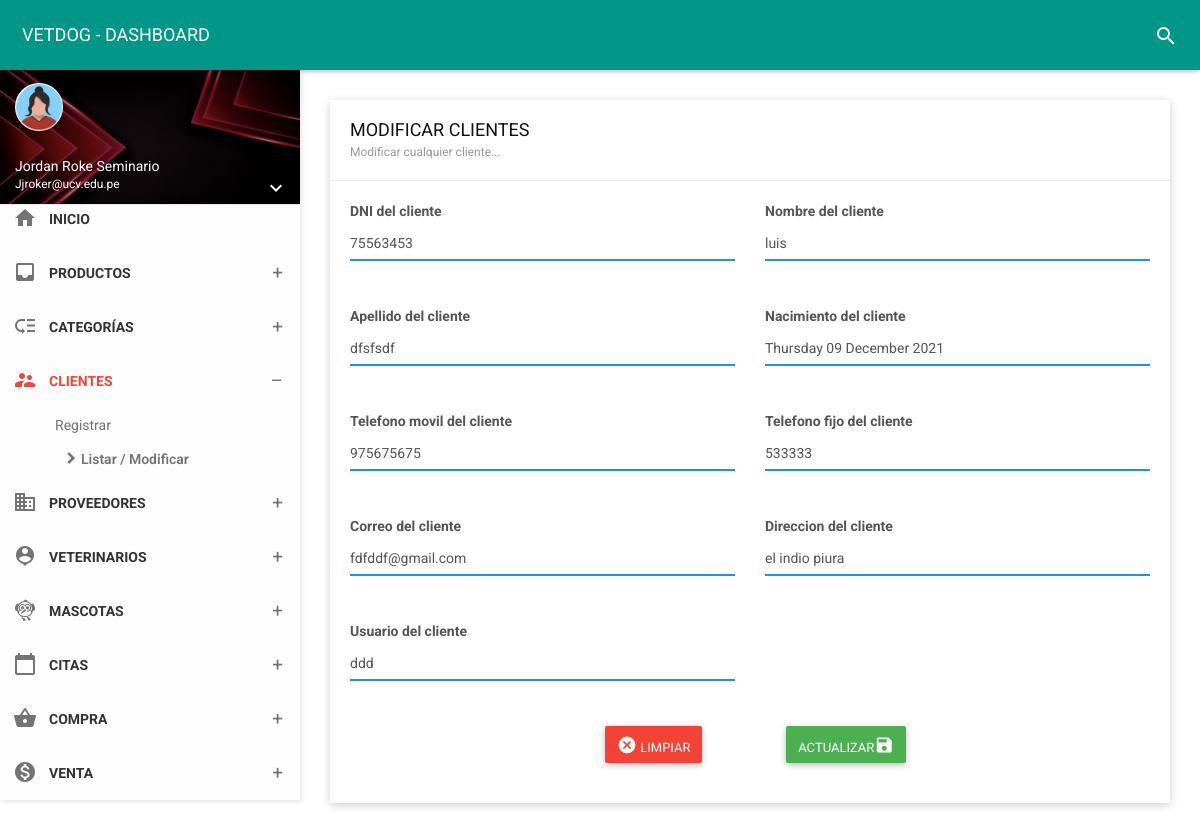
Screenshot of /vista/clientes/edit?id=1 (signed in) with the database file from the repository.
### tables this page shows
CREATE TABLE `owner` (
  `id_due` int(11) NOT NULL,
  `dni_due` char(8) NOT NULL,
  `nom_due` varchar(35) NOT NULL,
  `ape_due` varchar(35) NOT NULL,
  `fecnaci` varchar(35) NOT NULL,
  `movil` char(9) NOT NULL,
  `fijo` char(6) NOT NULL,
  `correo` varchar(30) NOT NULL,
  `direc` varchar(150) NOT NULL,
  `estado` char(1) NOT NULL,
  `usuario` varchar(25) NOT NULL,
  `contra` varchar(255) NOT NULL,
  `cargo` int(11) NOT NULL,
  `foto` varchar(255) NOT NULL,
  `fere` timestamp NOT NULL DEFAULT current_timestamp() ON UPDATE current_timestamp()
);

### vista/clientes/edit.php (the view, shortened to what this page needs)
<!DOCTYPE html>
<html>
<head>
    <link href="../../assets/plugins/bootstrap-material-datetimepicker/css/bootstrap-material-datetimepicker.css" rel="stylesheet" />
    <link href="../../assets/plugins/bootstrap-datepicker/css/bootstrap-datepicker.css" rel="stylesheet" />
    <link href="../../assets/plugins/bootstrap/css/bootstrap.css" rel="stylesheet">
    <link href="../../assets/plugins/node-waves/waves.css" rel="stylesheet" />
    <link href="../../assets/plugins/animate-css/animate.css" rel="stylesheet" />
    <link href="../../css/style.css" rel="stylesheet">
    <link href="../../assets/css/themes/all-themes.css" rel="stylesheet" />
       <link rel="stylesheet" href="https://cdnjs.cloudflare.com/ajax/libs/limonte-sweetalert2/11.1.9/sweetalert2.min.css" />
</head>
<body class="theme-red">
    <nav class="navbar">
        <div class="container-fluid">
            <div class="navbar-header">
                <a class="navbar-brand" href="../panel-admin/administrador"> VETDOG - DASHBOARD </a>
            </div>
            <div class="collapse navbar-collapse" id="navbar-collapse">
                <ul class="nav navbar-nav navbar-right">
                    <li><a href="javascript:void(0);" class="js-search" data-close="true"><i class="material-icons">search</i></a></li>
                </ul>
            </div>
        </div>
    </nav>
    <section>
        <aside id="leftsidebar" class="sidebar">
            <div class="user-info">
                <div class="image">
                    <img src="../../assets/img/mujerico.png" width="48" height="48" alt="User" />
                </div>
                <div class="info-container">
                    <div class="name" data-toggle="dropdown" aria-haspopup="true" aria-expanded="false"><?php echo ucfirst($_SESSION['nombre']); ?></div>
                    <div class="email"><?php echo ucfirst($_SESSION['correo']); ?></div>
                    <div class="btn-group user-helper-dropdown">
                        <i class="material-icons" data-toggle="dropdown" aria-haspopup="true" aria-expanded="true">keyboard_arrow_down</i>
                    </div>
                </div>
            </div>
            <div class="menu">
                <ul class="list">
                    <li>
                        <a href="../panel-admin/administrador">
                            <i class="material-icons">home</i>
                            <span>INICIO</span>
                        </a>
                    </li>
                    <li>
                        <a href="javascript:void(0);" class="menu-toggle">
                            <i class="material-icons">inbox</i>
                            <span>PRODUCTOS</span>
                        </a>
                    </li>
                    <li>
                        <a href="javascript:void(0);" class="menu-toggle">
                            <i class="material-icons">low_priority</i>
                            <span>CATEGORÍAS</span>
                        </a>
                    </li>
                    <li class="active">
                        <a href="javascript:void(0);" class="menu-toggle">
                            <i class="material-icons">supervisor_account</i>
                            <span>CLIENTES</span>
                        </a>
                        <ul class="ml-menu">
                            <li>
                                <a href="../clientes/nuevo">Registrar</a>
                            </li>
                            <li class="active">
                                <a href="../../folder/clientes">Listar / Modificar</a>
                            </li>
                        </ul>
                    </li>
                    <li>
                        <a href="javascript:void(0);" class="menu-toggle">
                            <i class="material-icons">business</i>
                            <span>PROVEEDORES</span>
                        </a>
                    </li>
                    <li>
                        <a href="javascript:void(0);" class="menu-toggle">
                            <i class="material-icons">person_pin</i>
                            <span>VETERINARIOS</span>
                        </a>
                    </li>
                    <li>
                        <a href="javascript:void(0);" class="menu-toggle">
                            <i class="material-icons">flutter_dash</i>
                            <span>MASCOTAS</span>
                        </a>
</li>
                    <li>
                        <a href="javascript:void(0);" class="menu-toggle">
                            <i class="material-icons">calendar_today</i>
                            <span>CITAS</span>
                        </a>
    </li>
    <li>
                        <a href="javascript:void(0);" class="menu-toggle">
                            <i class="material-icons">shopping_basket</i>
                            <span>COMPRA</span>
                        </a>
    </li>
<li>
                        <a href="javascript:void(0);" class="menu-toggle">
                            <i class="material-icons">monetization_on</i>
                            <span>VENTA</span>
                        </a>
    </li>
    </section>
    <section class="content">
        <div class="container-fluid">
            <div class="row clearfix">
                <div class="col-lg-12 col-md-12 col-sm-12 col-xs-12">
                    <div class="card">
                        <div class="header">
                            <h2>
                                MODIFICAR CLIENTES
                                <small>Modificar cualquier cliente...</small>
                            </h2>
                        </div>
                    <div class="body">
<?php
function connect(){
return new mysqli("localhost","root","","vetdog");
}
$con = connect();
$id = $_GET['id'];
$sql = "SELECT * FROM owner  WHERE id_due= '$id'";
$query  =$con->query($sql);
$data =  array();
if($query){
  while($r = $query->fetch_object()){
    $data[] = $r;
  }
}
?>
<?php if(count($data)>0):?>
    <?php foreach($data as $d):?>
                        <form method="POST"  autocomplete="off" action="editarRegistro?id=<?php echo $d->id_due; ?>">
                            <div class="row clearfix">
                                <div class="col-sm-6">
                                    <label class="control-label">DNI del cliente</label>
                                    <div class="form-group">
                                        <div class="form-line">
                                            <input type="text" value="<?php echo $d->dni_due; ?>" name="dni_due" onKeypress="if (event.keyCode < 45 || event.keyCode > 57) event.returnValue = false;" maxlength="8" required class="form-control" placeholder="DNI del cliente..." />
                                        </div>
                                    </div>
                                </div>
                                <div class="col-sm-6">
                                    <label class="control-label">Nombre del cliente</label>
                                    <div class="form-group">
                                        <div class="form-line">
                                            <input type="text" value="<?php echo $d->nom_due; ?>" name="nom_due" required class="form-control" placeholder="Nombre del cliente..." />
                                        </div>
                                    </div>
                                </div>
                                <div class="col-sm-6">
                                    <label class="control-label">Apellido del cliente</label>
                                    <div class="form-group">
                                        <div class="form-line">
                                            <input type="text" value="<?php echo $d->ape_due; ?>" name="ape_due" required class="form-control" placeholder="Apellido del cliente..." />
                                        </div>
                                    </div>
                                </div>
                                <div class="col-sm-6">
                                    <label class="control-label">Nacimiento del cliente</label>
                                    <div class="form-group">
                                        <div class="form-line">
                                            <input type="text" value="<?php echo $d->fecnaci; ?>" name="fecnaci" class="datepicker form-control" placeholder="Seleccione la Fecha de nacimiento...">
                                        </div>
                                    </div>
                                </div>
                                <div class="col-sm-6">
                                    <label class="control-label">Telefono movil del cliente</label>
                                    <div class="form-group">
                                        <div class="form-line">
                                            <input type="text" value="<?php echo $d->movil; ?>" name="movil" onKeypress="if (event.keyCode < 45 || event.keyCode > 57) event.returnValue = false;" maxlength="9" class="form-control" placeholder="Telefono movil..." />
                                        </div>
                                    </div>
                                </div>
                                <div class="col-sm-6">
                                    <label class="control-label">Telefono fijo del cliente</label>
                                    <div class="form-group">
                                        <div class="form-line">
                                            <input type="text" value="<?php echo $d->fijo; ?>" name="fijo" onKeypress="if (event.keyCode < 45 || event.keyCode > 57) event.returnValue = false;" maxlength="6" class="form-control" placeholder="Telefono fijo..." />
                                        </div>
                                    </div>
                                </div>
                                <div class="col-sm-6">
                                    <label class="control-label">Correo del cliente</label>
                                    <div class="form-group">
                                        <div class="form-line">
                                            <input type="email" value="<?php echo $d->correo; ?>" name="correo" required class="form-control" placeholder="Correo..." />
                                        </div>
                                    </div>
                                </div>
                                <div class="col-sm-6">
                                    <label class="control-label">Direccion del cliente</label>
                                    <div class="form-group">
                                        <div class="form-line">
                                            <input type="text" value="<?php echo $d->direc; ?>" name="direc" required class="form-control" placeholder="Direccion..." />
                                        </div>
                                    </div>
                                </div>
                                <div class="col-sm-6">
                                    <label class="control-label">Usuario del cliente</label>
                                    <div class="form-group">
                                        <div class="form-line">
                                            <input type="text" value="<?php echo $d->usuario; ?>" name="usuario" required class="form-control" placeholder="Usuario..." />
                                        </div>
                                    </div>
                                </div>
                            </div>
                                <div class="container-fluid" align="center">
                                    <div class="col-xs-12 col-sm-6 col-md-4 col-lg-3">
                                    </div>
                                    <div class="col-xs-12 col-sm-6 col-md-4 col-lg-3">
                                        <a type="button" href="../../folder/clientes" class="btn bg-red"><i class="material-icons">cancel</i> LIMPIAR </a>
                                    </div>
                                    <div class="col-xs-12 col-sm-6 col-md-4 col-lg-3">
                                         <button class="btn bg-green" name="update">ACTUALIZAR<i class="material-icons">save</i></button>
                                    </div>
                                </div>
                        </form>
                 </div>
 <?php endforeach; ?>
    <?php else:?>
      <span class="px-2 py-1 font-semibold leading-tight text-red-700 bg-red-100 rounded-full dark:text-red-100 dark:bg-red-700">
          No hay datos
        </span>
    <?php endif; ?>
                    </div>
                        </div>
                    </div>
                </div>
    </section>
</body>
</html>

### assets/css/themes/all-themes.css (style rules this page uses)
.theme-red .navbar-brand { color: #fff; }
.theme-red .nav > li > a { color: #fff; }
.theme-red .sidebar .menu .list li.active { background-color: transparent; }
.theme-red .sidebar .menu .list li.active > :first-child i, .theme-red .sidebar .menu .list li.active > :first-child span { color: #F44336; }
.theme-red .sidebar .menu .list .toggled { background-color: transparent; }
.theme-red .sidebar .menu .list .ml-menu { background-color: transparent; }

### rows the page displays
owner: dni_due "75563453", nom_due "luis", ape_due "dfsfsdf", fecnaci "Thursday 09 December 2021", movil "975675675", fijo "533333", correo "fdfddf@gmail.com", direc "el indio piura", usuario "ddd"

### other values shown
$_SESSION['nombre'] "Jordan Roke Seminario"
$_SESSION['correo'] "Jjroker@ucv.edu.pe"
